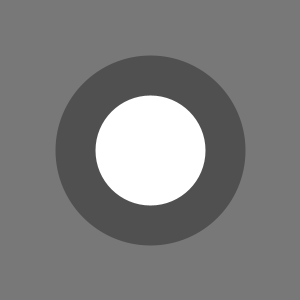
Frame 1 (no input)
Frame 60 (the mouse pressed at the canvas centre just before this capture): identical to frame 1, image omitted
Frame 120 (the mouse held since frame 60 and released just before this capture): identical to frame 1, image omitted

The Processing sketch that drew this single still picture (run headless with seeded random() and noise(); from frame 60 on, the mouse is pressed at the canvas centre):

// Processing sketch: w2_03_Interaction_mouse
// ── w2_03_Interaction_mouse.pde
/*
 * Creative Coding
 * Week 2, Foldout 04: Basic Mouse Interaction
 * by Indae Hwang and Jon McCormack
 * Copyright (c) 2014 Monash University
 *
 * This sketch shows how to do interaction with the mouse.
 * Try pressing, releasing, clicking and dragging the mouse and observe the results.
 * When each event happens the sketch also prints a message in the console.
 *
 */
 
float circleWidth;
float strokeWeightValue;
float backgroundValue;
float strokeColorValue;

void setup() {
  size(300, 300);
  circleWidth = 150;
  backgroundValue = 120;
  strokeWeightValue = 40;
  strokeColorValue = 80;
}


void draw() {
  background(backgroundValue);
  stroke(strokeColorValue);
  strokeWeight(strokeWeightValue);
  ellipse(150, 150, circleWidth, circleWidth);
  
  if(mousePressed){
     strokeColorValue = 50 + mouseY/5;
  }

}


void mousePressed() {
  println("The mouse button was pressed");
  circleWidth = 150;
}

void mouseReleased() {
  println("The mouse button was released");
  circleWidth = 50;
}

void mouseClicked() {
  println("The mouse button was clicked");
  if (backgroundValue == 120) {
    backgroundValue = 180;
  }else{
    backgroundValue = 120;
  }
}

void mouseDragged(){
  println("The mouse is being dragged");
  strokeWeightValue = mouseX/10;
  
  //Ensure that the value for stroke weight is never negative.
  if(strokeWeightValue < 0)
    strokeWeightValue = 0;
}
